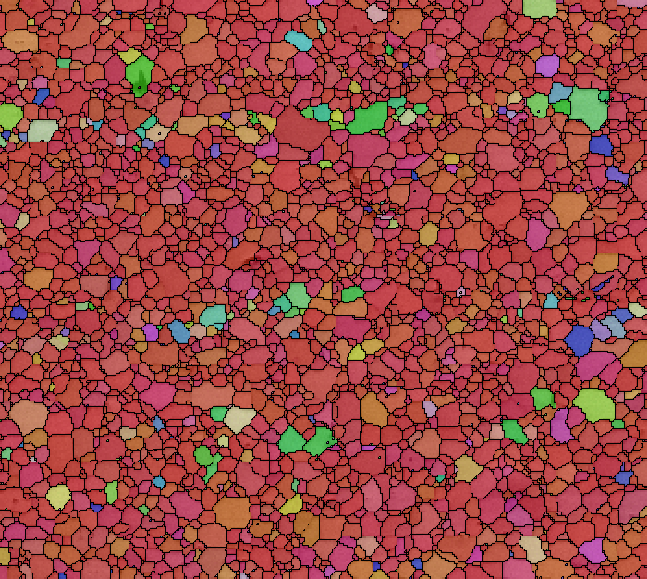
#> input picture CALCULATE_MODULE/CNN/image_data/full_graph/1/1/1.1.png, 647 x 579 px; its folder holds only this picture in this run
$ python images_cut.py
#> lines starting #> are read from the running program, lines starting #| are printed output that depends on the picture
# ! /usr/local/bin/python3
# -*- coding: utf-8 -*-
import os
from PIL import Image

def cut_image(image, row_num, col_num):
    width, height = image.size
    item_width = width / row_num
    item_height = height / col_num

    box_list = []
    for row in range(0, row_num):
        for col in range(0, col_num):
            box = (col * item_width, row * item_height, (col + 1) * item_width, (row + 1) * item_height)
            box_list.append(box)
    image_list = [image.crop(box) for box in box_list]
    return image_list

def save_images(image_list, save_dir, father_file):
    if not os.path.exists(save_dir):
        os.makedirs(save_dir)
    for index, image in enumerate(image_list):
        save_file = os.path.join(save_dir, "{}({}).png".format(father_file[:father_file.rindex(".")], index+1))
        image.save(save_file, 'PNG')


def main(cut_row=3, cut_col=3, image_root="./image_data/full_graph"):
    """
        执行切割图片
        【注意文件目录必须满足】
        : 样本编号/样本块号/样本块的EBSD图文件 （每个子目录下应只有一个文件，因为一个样本块只有一张EBSD图）
    """
#> called with cut_row = 3, cut_col = 3, image_root = './image_data/full_graph'
    image_root = os.path.join(os.path.dirname(__file__), image_root)
    save_root = image_root[:image_root.rindex("/full_graph")] + os.sep + "subgraph" + str(cut_row*cut_col) # ./subgraph{sub_pic_num}
    save_dir = save_root + os.sep + "{}" + os.sep + "{}"  # 格式：./subgraph{sub_pic_num}/sample_id/block_id

    for sample_dir in os.listdir(image_root):
        for block_dir in os.listdir(os.path.join(image_root, sample_dir)):
            for file in os.listdir(os.path.join(image_root, sample_dir, block_dir)):
                image = Image.open(os.path.join(image_root, sample_dir, block_dir, file))
#> image is the input picture: PIL image 647x579 RGB; mean R, G, B 153.3, 70.2, 66.4
                image_list = cut_image(image, cut_row, cut_col)
#> in cut_image, `image_list = [image.crop(box) for box in box_list]`: image_list = 9 items
#> image_list = 9 items
                save_images(image_list, save_dir.format(sample_dir, block_dir), file)
#> the loop in save_images, `for index, image in enumerate(image_list):` made 9 passes
#> pass 1, in save_images, `image.save(save_file, 'PNG')`:
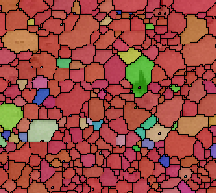
#> saved as 1.1(1).png: PIL image 216x193 RGB; mean R, G, B 151.7, 73, 64.5
#> pass 2, in save_images, `image.save(save_file, 'PNG')`:
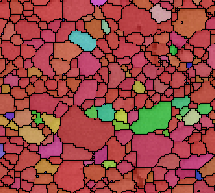
#> saved as 1.1(2).png: PIL image 215x193 RGB; mean R, G, B 151.2, 71.3, 67.6
#> pass 2 of the loop in main, `for sample_dir in os.listdir(image_root):`:
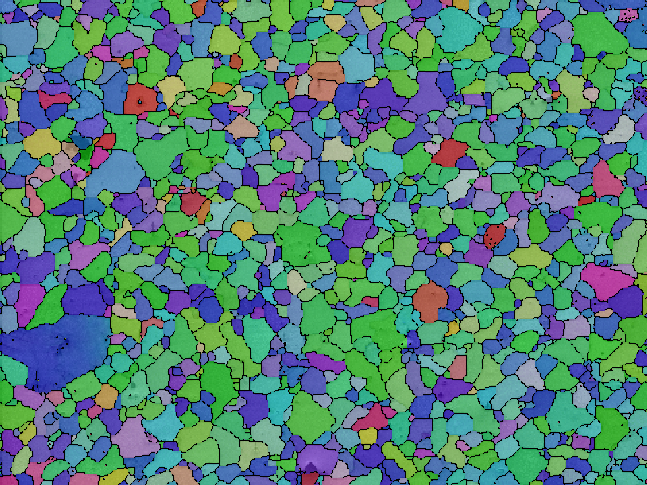
#> input picture CALCULATE_MODULE/CNN/image_data/full_graph/2/1/2.1.png, 647 x 485 px
#> in main, image is the input picture: PIL image 647x485 RGB; mean R, G, B 83.9, 130, 121.9
#> the loop in save_images (call 2), `for index, image in enumerate(image_list):` made 9 passes
#> pass 1, in save_images (call 2), `image.save(save_file, 'PNG')`:
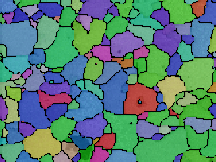
#> saved as 2.1(1).png: PIL image 216x162 RGB; mean R, G, B 88.4, 127.7, 118.1
#> pass 2, in save_images (call 2), `image.save(save_file, 'PNG')`:
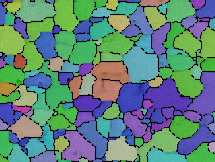
#> saved as 2.1(2).png: PIL image 215x162 RGB; mean R, G, B 93.3, 131.2, 121
#> pass 3 of the loop in main, `for sample_dir in os.listdir(image_root):`:
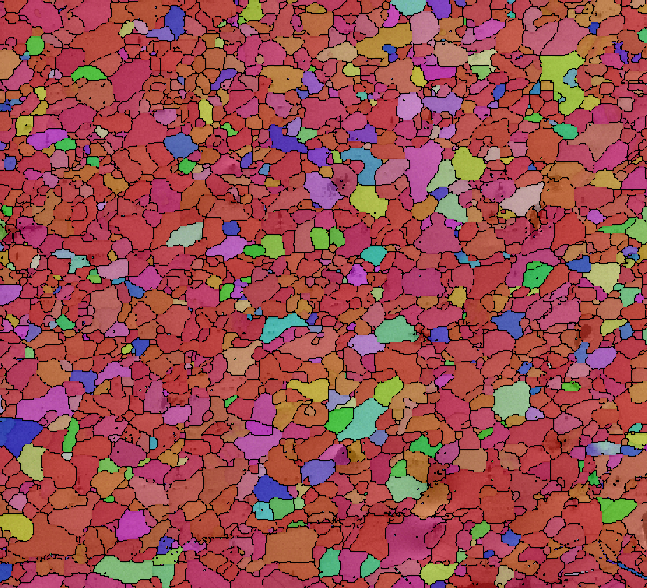
#> input picture CALCULATE_MODULE/CNN/image_data/full_graph/3/1/3.1.png, 647 x 588 px
#> in main, image is the input picture: PIL image 647x588 RGB; mean R, G, B 154.7, 78.3, 79.1
#> the loop in save_images (call 3), `for index, image in enumerate(image_list):` made 9 passes
#> pass 1, in save_images (call 3), `image.save(save_file, 'PNG')`:
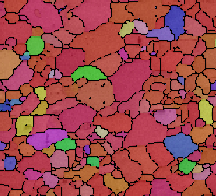
#> saved as 3.1(1).png: PIL image 216x196 RGB; mean R, G, B 155.8, 72.1, 74.2
#> pass 2, in save_images (call 3), `image.save(save_file, 'PNG')`:
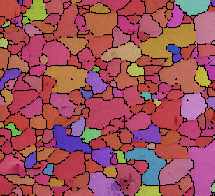
#> saved as 3.1(2).png: PIL image 215x196 RGB; mean R, G, B 155.5, 80.5, 89.7
#> the loop made 4 passes; the first 3 are shown
    print("切图完成！分割后的图片存储在：{}，路径格式为“样本编号/块编号/原文件名(子图编号).png”".format(os.path.relpath(save_root)))

if __name__ == '__main__':
    main(cut_row=3, cut_col=3)
